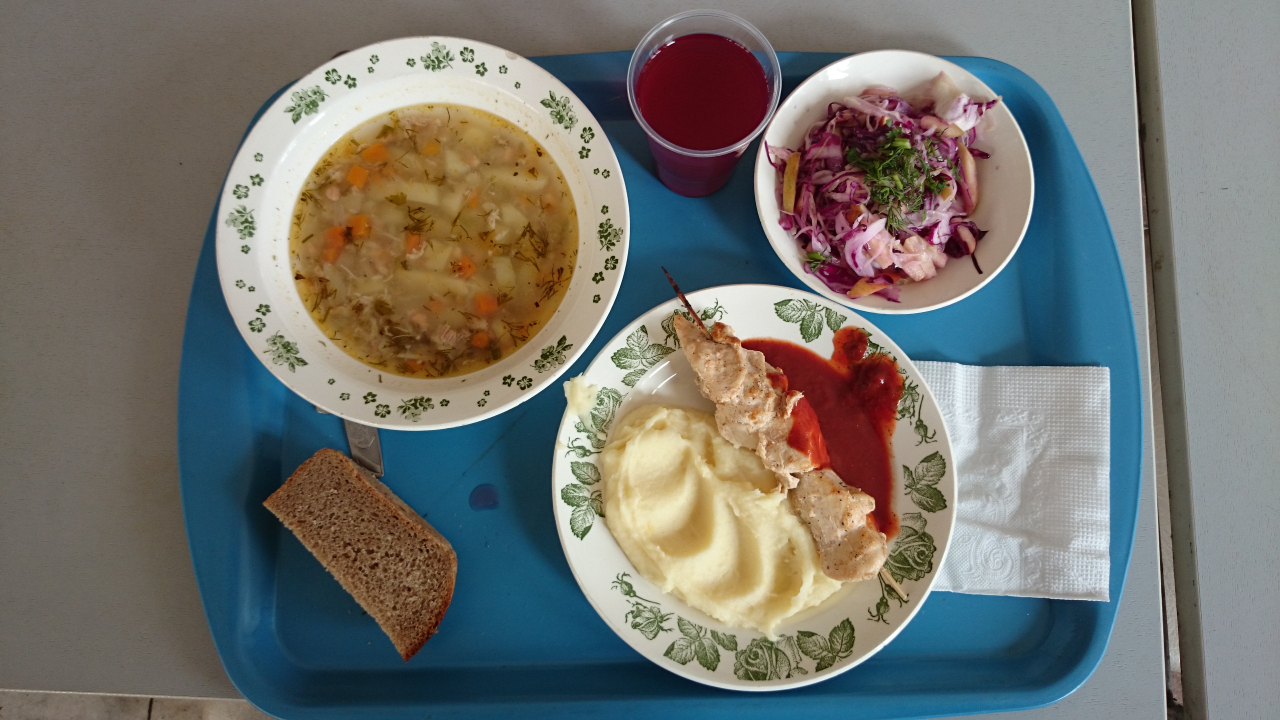
#> input picture lab2/Меню (3).JPG, 3840 x 2160 px, found by its file name (shown at 1/3 size)
$ python main.py
#> lines starting #> are read from the running program, lines starting #| are printed output that depends on the picture; after the words box and inside, x2 and y2 are one past the last pixel; in counts of white or black regions, pixels touching at a corner belong together
from matplotlib import pyplot as plt
import math
import numpy as np
import matplotlib.patches as mpatches
from skimage import data, io, filters, color, feature, morphology
from skimage.measure import label, regionprops
from skimage.color import label2rgb

def getDishFromPicture(pictureName, r1, r2, g1, g2, b1, b2, regionSize, dishName):
    # Загрузка цифрового изображения
#> called with pictureName = 'Меню (3).jpg', r1 = 140, r2 = 190, g1 = 60, g2 = 110, b1 = 30, b2 = 55, regionSize = 500
    image1 = io.imread(pictureName)
#> image1 is the input picture: shape (2160, 3840, 3); mean R, G, B 115.5, 115.2, 109.9

    # Фильтрация по RGB
    mask_r_1 = image1[...,0] > r1
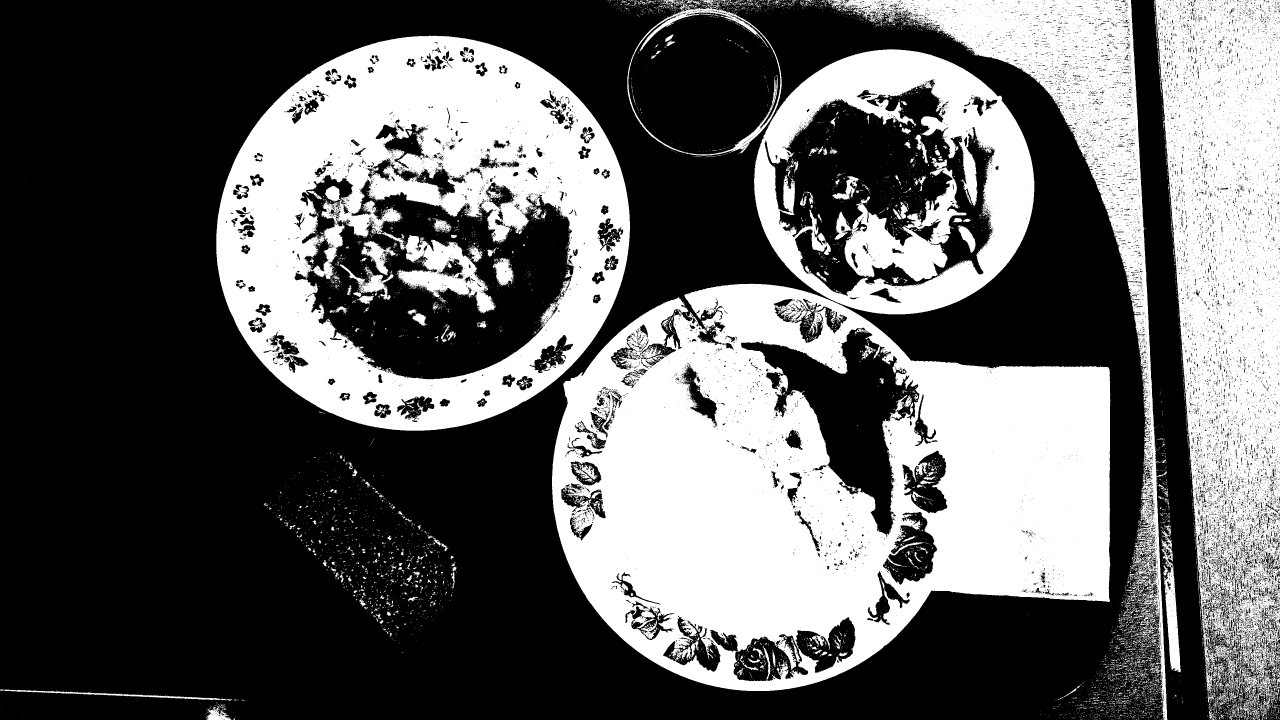
#> mask_r_1: shape (2160, 3840) bool (shown at 1/3 size); 38.6% white; 11048 white regions (10411 under 20 px), largest, box (x1, y1, x2, y2) and area: (1656, 851, 3332, 2074) 1230488, (649, 107, 1890, 1292) 745199, (3466, 0, 3840, 2120) 536673
    mask_r_2 = image1[...,0] < r2
#> mask_r_2: shape (2160, 3840) bool; 87.2% white; 5493 black regions (5074 under 20 px), largest, box (x1, y1, x2, y2) and area: (1662, 855, 2995, 2073) 480235, (652, 110, 1889, 1292) 351407, (2270, 152, 3102, 943) 81653
    mask_g_1 = image1[...,1] > g1
#> mask_g_1: shape (2160, 3840) bool; 86.2% white; 11510 black regions (10606 under 20 px), largest, box (x1, y1, x2, y2) and area: (674, 1291, 2575, 2130) 322503, (2223, 985, 2717, 1610) 132635, (1578, 165, 2433, 987) 117755
    mask_g_2 = image1[...,1] < g2
#> mask_g_2: shape (2160, 3840) bool; 54.8% white; 26869 black regions (26262 under 20 px), largest, box (x1, y1, x2, y2) and area: (1443, 0, 3542, 2160) 2208011, (647, 106, 1890, 1293) 680265, (3453, 0, 3840, 2160) 646462
    mask_b_1 = image1[...,2] > b1
#> mask_b_1: shape (2160, 3840) bool; 92.8% white; 6611 black regions (5751 under 20 px), largest, box (x1, y1, x2, y2) and area: (2223, 985, 2719, 1612) 121303, (1095, 648, 1723, 1135) 106798, (1909, 102, 2306, 451) 105021
    mask_b_2 = image1[...,2] < b2
#> mask_b_2: shape (2160, 3840) bool; 14.6% white; 8088 white regions (7547 under 20 px), largest, box (x1, y1, x2, y2) and area: (884, 353, 1734, 1137) 378830, (2223, 977, 2754, 1624) 146714, (735, 1330, 1369, 1988) 139293

    # Получили картинку где "горят" нужные пиксели
    image_masked = mask_r_1 & mask_r_2 & mask_g_1 & mask_g_2 & mask_b_1 & mask_b_2
#> image_masked: shape (2160, 3840) bool; 0.82% white; 4461 white regions (4193 under 20 px), largest, box (x1, y1, x2, y2) and area: (1514, 540, 1712, 666) 6132, (1162, 447, 1334, 536) 4517, (1386, 551, 1482, 652) 2978

    label_image = label(image_masked.astype(bool))
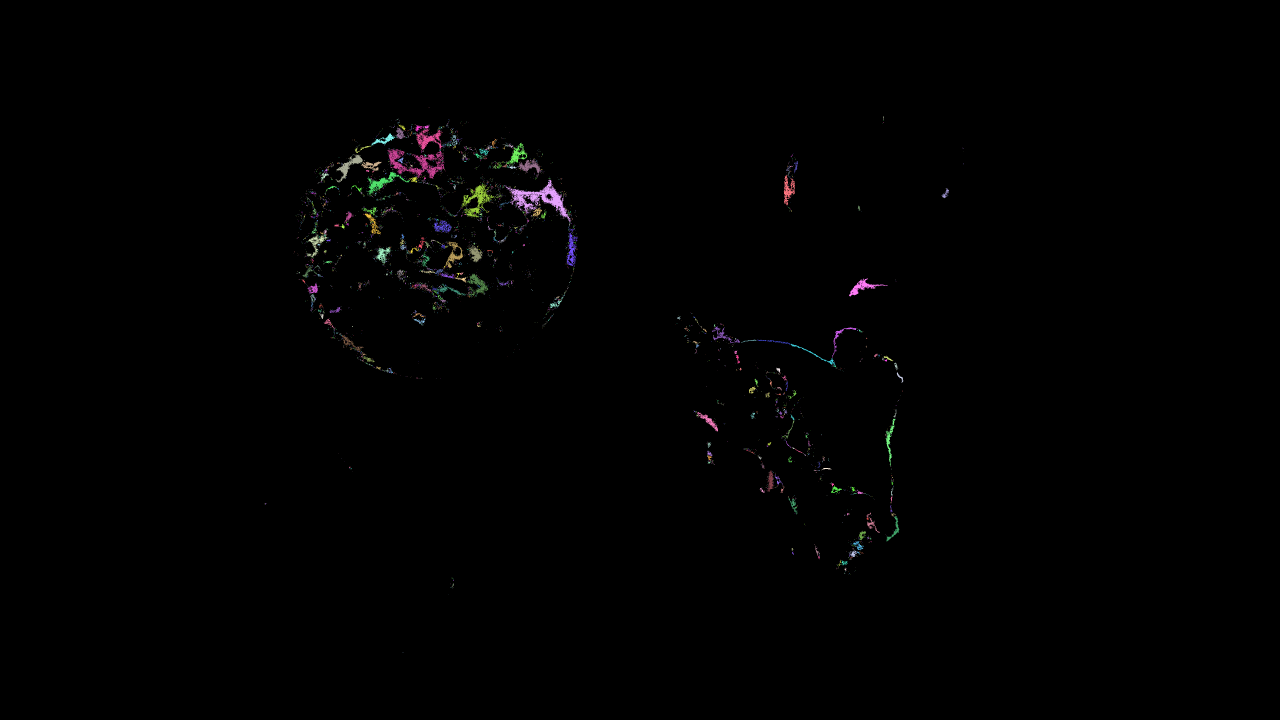
#> label_image: shape (2160, 3840) int32 (shown at 1/3 size); 4462 distinct labels, from 0 to 4461; one colour per label, 0 black
    print(label_image)
#> (printed output is left out)
    # Наслойка отметок на картинку с фильтром
    image_label_overlay = label2rgb(label_image, image=image_masked)
    # Создает дополнительную фигуру
    fig, ax = plt.subplots(figsize=(10, 6))
    ax.imshow(image1)

    # В цикде проходтимся по всем местам, где есть отметки
    for region in regionprops(label_image):

        # Получаем регионы с доcтаточным количеством отметок,
        # где отметка больше определенного размера
        if region.area >= regionSize:

            # Рисуем на них прямоугольники
            minr, minc, maxr, maxc = region.bbox
            rect = mpatches.Rectangle((minc, minr), maxc - minc, maxr - minr,
            fill=False, edgecolor='green', linewidth=1)
            ax.add_patch(rect)

            y0, x0 = region.centroid

            # для маркера
            ax.plot(x0, y0, 'rs', markersize=10)
            ax.text(x0, y0, dishName, fontsize=12)
#> this loop made 4461 passes
#> (minr, minc, maxr, maxc, y0, x0) on passes 77, 121, 214, 301, 382, 459, 495, 705: (386, 1248, 453, 1328, 417.3, 1284.2), (400, 1114, 439, 1186, 419.1, 1153), (428, 1518, 494, 1582, 464.2, 1551.9), (447, 1162, 536, 1334, 489.7, 1249.4), (463, 1006, 548, 1089, 497.4, 1047.3), (478, 1555, 534, 1625, 499, 1589.5), (484, 1083, 512, 1145, 496.3, 1114.3), (515, 1101, 585, 1230, 546.5, 1147.3)

    ax.set_axis_off()
    plt.tight_layout()
    plt.show()

def getDishesFromPicture(pictureName):

    #Различные блюда

    getDishFromPicture(pictureName, 140, 190, 60, 110, 30, 55, 500, "Салат с морковью")
    getDishFromPicture(pictureName, 76, 90, 57, 71, 36, 59, 200, "Черный хлеб")
#> (printed output is left out)
    getDishFromPicture(pictureName, 140, 188, 125, 180, 82, 143, 2200, "Пюре картофельное")
#> call 3 of getDishFromPicture, with pictureName = 'Меню (3).jpg', r1 = 140, r2 = 188, g1 = 125, g2 = 180, b1 = 82, b2 = 143, regionSize = 2200
#> (printed output is left out)
#> the loop in getDishFromPicture (call 3), `for region in regionprops(label_image):` made 15390 passes
#> (minr, minc, maxr, maxc, y0, x0) on passes 105, 2508, 2683, 3016, 3050, 3137, 3797: (0, 2549, 67, 2694, 33.4, 2623.2), (216, 2682, 369, 2888, 272.1, 2817.5), (256, 2326, 473, 2673, 327.7, 2476.9), (318, 1050, 421, 1346, 364.1, 1211.9), (322, 1344, 382, 1471, 350.9, 1399), (331, 2518, 929, 3092, 676.8, 2948.9), (409, 869, 1270, 1814, 1074.3, 1462.1)
#> in getDishFromPicture (call 3), `plt.show()`:
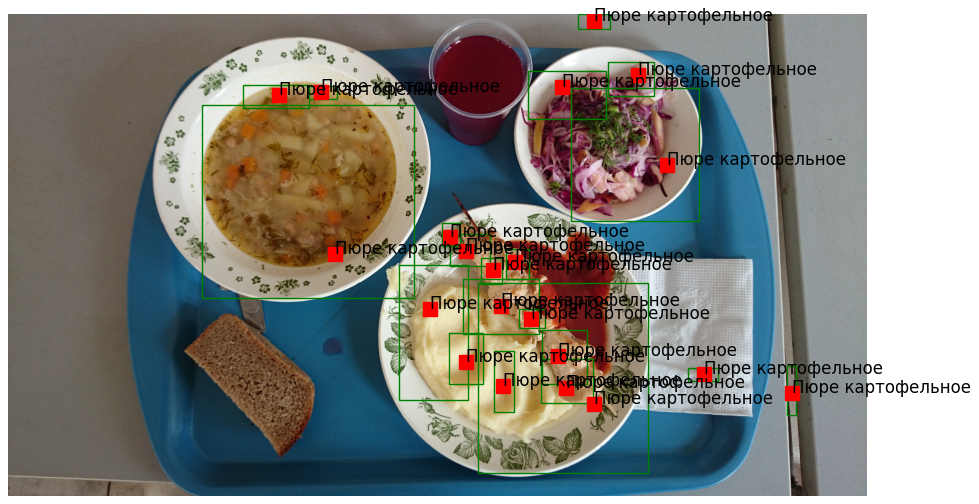
#> figure drawn by matplotlib, 1 panel
    getDishFromPicture(pictureName, 131, 162, 124, 156, 101, 137, 200, "Рыба")
#> call 4 of getDishFromPicture, with pictureName = 'Меню (3).jpg', r1 = 131, r2 = 162, g1 = 124, g2 = 156, b1 = 101, b2 = 137, regionSize = 200
#> in getDishFromPicture (call 4), `mask_g_2 = image1[...,1] < g2`:
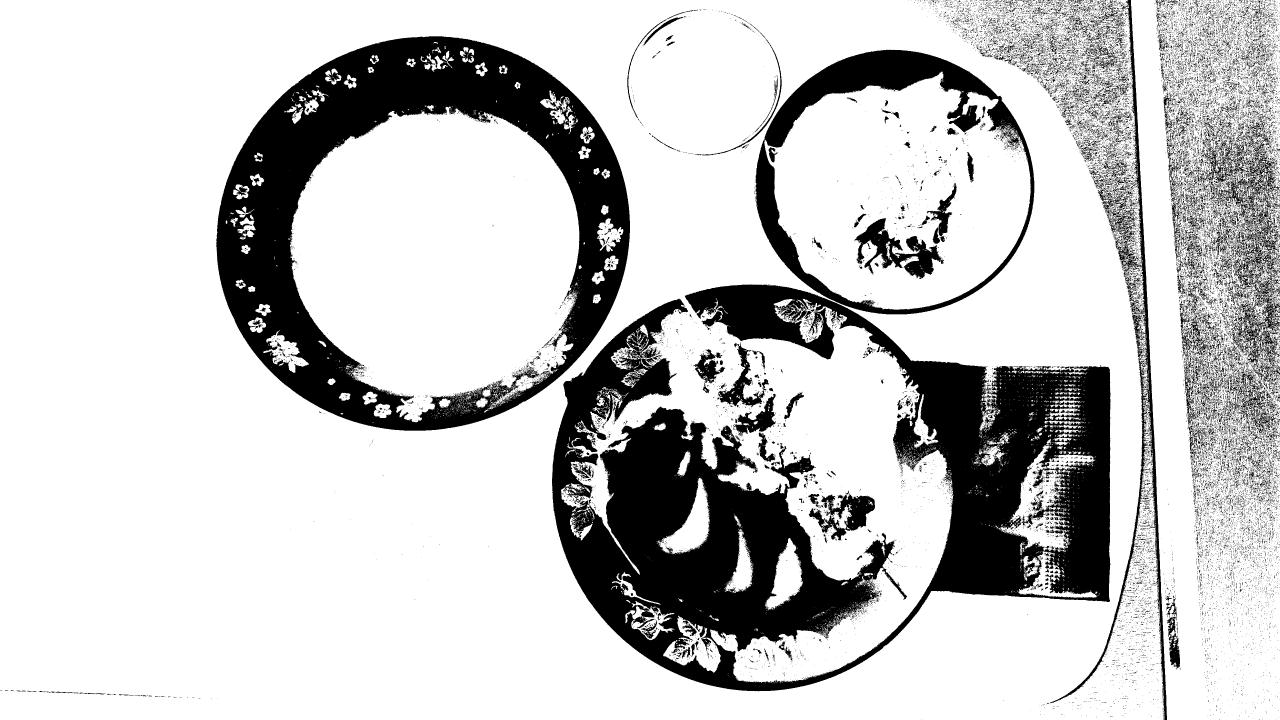
#> mask_g_2: shape (2160, 3840) bool (shown at 1/3 size); 78.4% white; 32655 black regions (30860 under 20 px), largest, box (x1, y1, x2, y2) and area: (1656, 853, 3333, 2074) 833450, (649, 109, 1890, 1292) 492773, (2266, 149, 3103, 943) 108444
#> (printed output is left out)
#> the loop in getDishFromPicture (call 4), `for region in regionprops(label_image):` made 12953 passes
#> (minr, minc, maxr, maxc, y0, x0) on passes 5, 44, 537, 538, 1136, 1231, 1861, 2049: (0, 1797, 133, 2870, 36.88, 2287.6), (0, 3459, 600, 3510, 295.2, 3484.7), (48, 2064, 60, 2136, 51.82, 2102), (48, 2134, 70, 2205, 58.36, 2171.3), (107, 1052, 155, 1290, 121.8, 1177.2), (125, 2871, 163, 2910, 141, 2888.3), (226, 2691, 304, 2876, 268.5, 2792.9), (275, 2347, 440, 2586, 330.1, 2450.7)
    getDishFromPicture(pictureName, 120, 141, 93, 110, 30, 35, 200, "Горчица")
#> (printed output is left out)
    getDishFromPicture(pictureName, 118, 138, 45, 67, 1, 11, 200, "Компот абрикосовый")
#> in getDishFromPicture (call 6), `mask_r_1 = image1[...,0] > r1`:
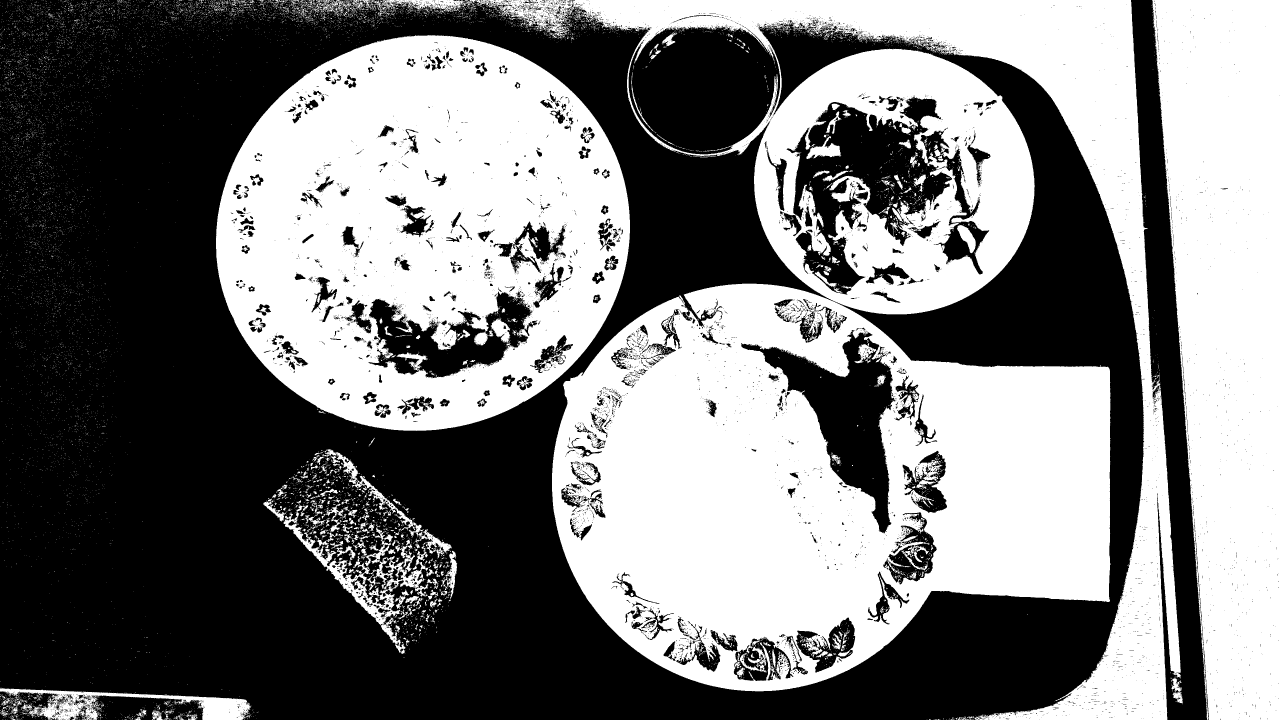
#> mask_r_1: shape (2160, 3840) bool (shown at 1/3 size); 47.7% white; 15410 white regions (14858 under 20 px), largest, box (x1, y1, x2, y2) and area: (1656, 851, 3333, 2074) 1303882, (648, 105, 1890, 1293) 1010333, (1426, 0, 3543, 2160) 842187
#> (printed output is left out)
#> the loop in getDishFromPicture (call 6), `for region in regionprops(label_image):` made 212 passes
#> (minr, minc, maxr, maxc, y0, x0) on passes 157, 188: (998, 1422, 1036, 1462, 1016.9, 1441.9), (1088, 1233, 1112, 1262, 1098.8, 1245.2)
    getDishFromPicture(pictureName, 57, 83, 11, 27, 14, 27, 200, "Кетчуп")
#> (printed output is left out)
    getDishFromPicture(pictureName, 82, 91, 48, 59, 28, 36, 500, "Котлета")
#> (printed output is left out)
    getDishFromPicture(pictureName, 139, 148, 97, 121, 44, 62, 200, "Суп гороховый")
#> (printed output is left out)
    getDishFromPicture(pictureName, 140, 197, 92, 175, 47, 150, 1200, "Шашлык куриный")
#> (printed output is left out)

getDishesFromPicture("Меню (3).jpg")
